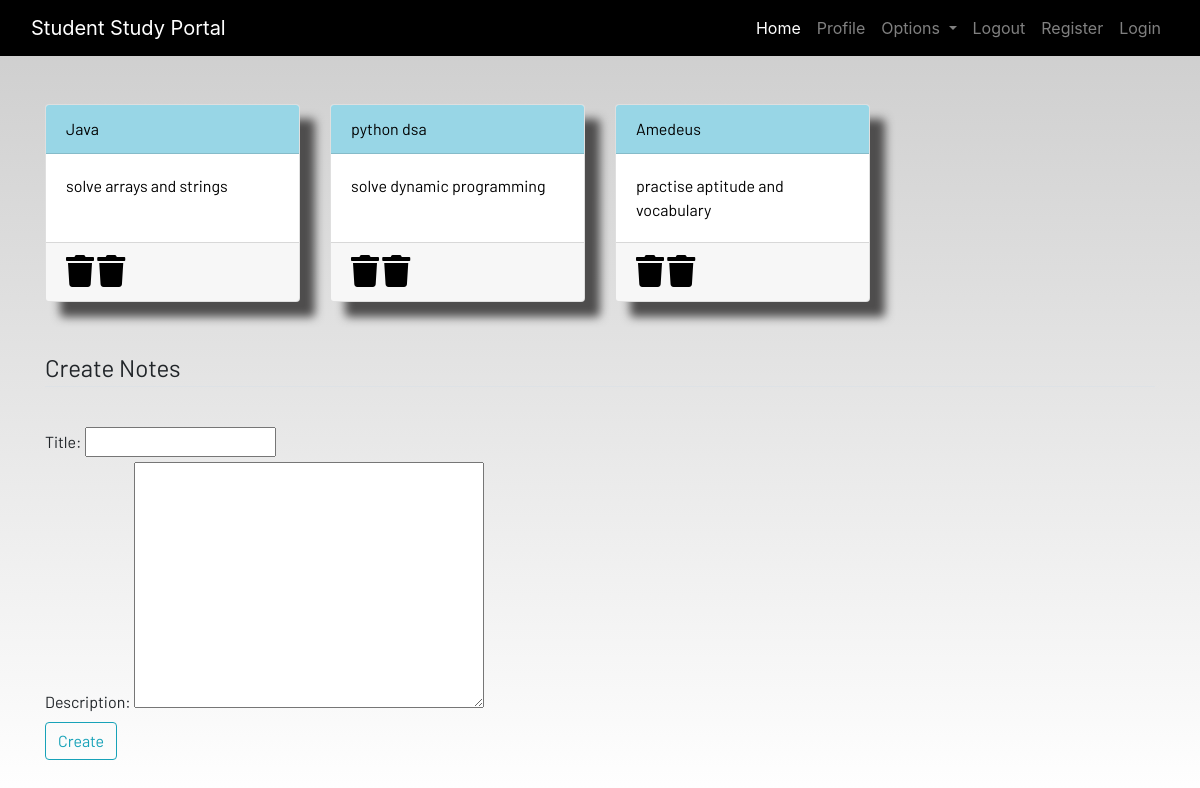
Screenshot of /notes (signed in) with the database file from the repository.
### dashboard/models.py (models this page shows, shortened)
class Notes(models.Model):
    user=models.ForeignKey(User,on_delete=models.CASCADE)
    title=models.CharField( max_length=200)
    description=models.TextField()
    class Meta:
        verbose_name='notes'
        verbose_name_plural='notes'

### dashboard/views.py (the view)
# urls.py: path('notes',views.notes,name="notes"),
def notes(request):
    if request.method=="POST":
        form = NotesForm(request.POST)
        if form.is_valid():
            notes=Notes(user=request.user,title=request.POST['title'],description=request.POST['description'])
            notes.save()
        messages.success(request,f"Notes added from {request.user.username} succesfully")
    else:
        form=NotesForm()
        notes = Notes.objects.filter(user=request.user)
    notes=Notes.objects.filter(user=request.user)
    context={'notes':notes,'form':form}
    return render(request,'dashboard/notes.html',context)

### dashboard/forms.py
class NotesForm(forms.ModelForm):
    class Meta:
        model=Notes
        fields=['title','description']

### dashboard/templates/dashboard/notes.html (shortened to what this page needs)
{% extends 'dashboard/base.html' %}
{% load static %}
{% load crispy_forms_tags %}
{% block content %}
<div class="container">
    <div class="row">
        {% for note in notes %}
        <div class="col-md-3">
            <a href="{% url "notes-detail" note.id %}">
                <div class="card">
                    <div class="card-header">{{note.title}}</div>
                    <div class="card-body">{{note.description | slice:"0:100"}}</div>
                    <div class="card-footer mt-auto "><a href="{% url 'delete_note' note.id %}">
                        <i class="fa fa-trash fa-2x"></i>
                    </a>
                        <i class="fa fa-trash fa-2x"></i></a>
                    </div>
                </div>
        </div>
        {% endfor %}
        <br><br>
<br><br>
<div class="container">
    <form method="POST">
        <fieldset class="form-group">
            <legend class="border-bottom mb-4">Create Notes</legend>
        </fieldset>
        {{form}}
        <div class="form-group">
            <button href="" class="btn btn-outline-info" type="submit">
                Create
            </button>
        </div>
    </form>
</div>
{% endblock content %}

### static/css/main.css (style rules this page uses)
html { scroll-behavior: smooth; height: 100%; width: 100%; }
.card { box-shadow: 15px 15px 10px rgb(78, 77, 77); }
a { text-decoration: none !important; color: black; }
.card-header { color: black !important; background: rgb(152, 214, 230) !important; transition: 0.3s ease-in; }
html, body { max-width: 100%; overflow-x: hidden; height: 100%; width: 100%; }
body { background: linear-gradient(rgba(0, 0, 0, 0.2), rgba(255, 255, 255, 0.5)); overflow-x: hidden; background-repeat: no-repeat; }
.card-header { background-color: rgb(133, 204, 231); }
.col-md-3 .card { width: 100%; height: 100%; }
.fa { color: black; }

### rows the page displays
Notes: title "Java", description "solve arrays and strings"
Notes: title "python dsa", description "solve dynamic programming"
Notes: title "Amedeus", description "practise aptitude and vocabulary"
